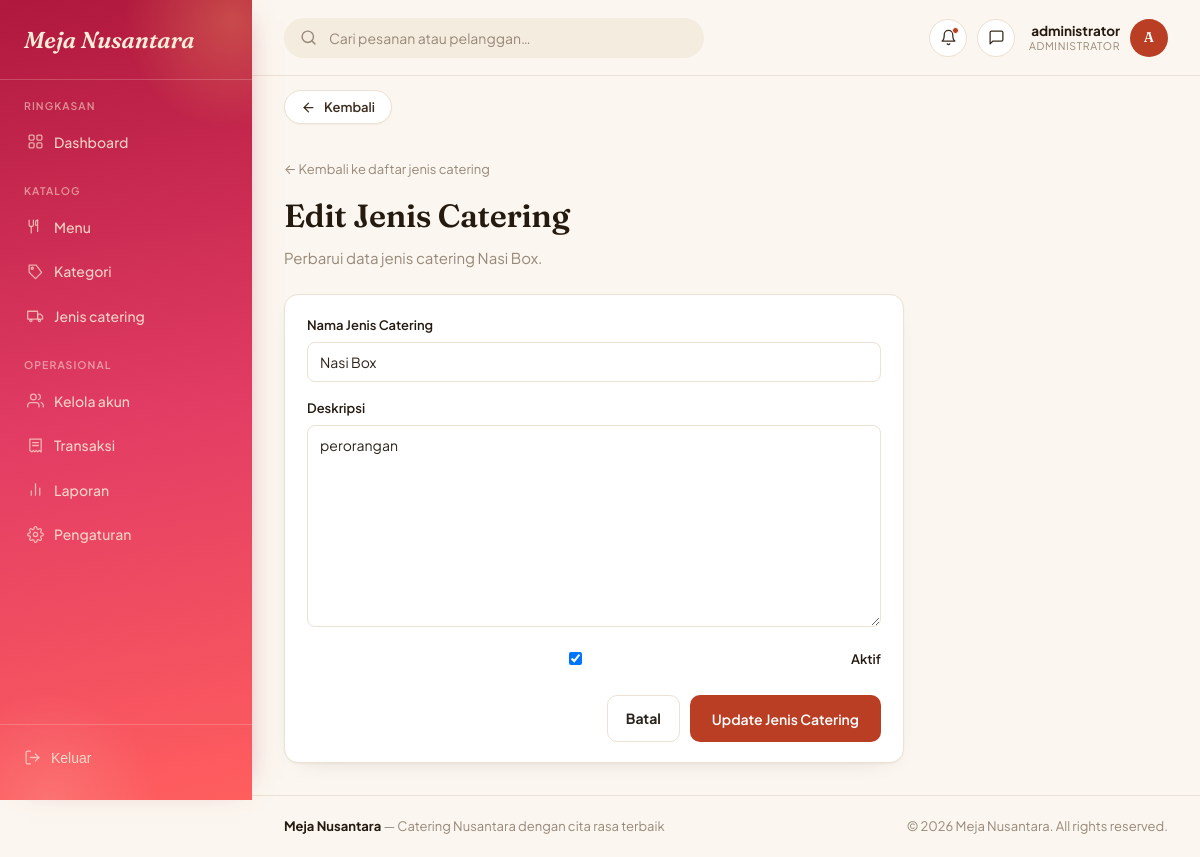
/admin-panel/jenis-catering/3/edit/ (signed in), run on an earlier commit of the app's database.
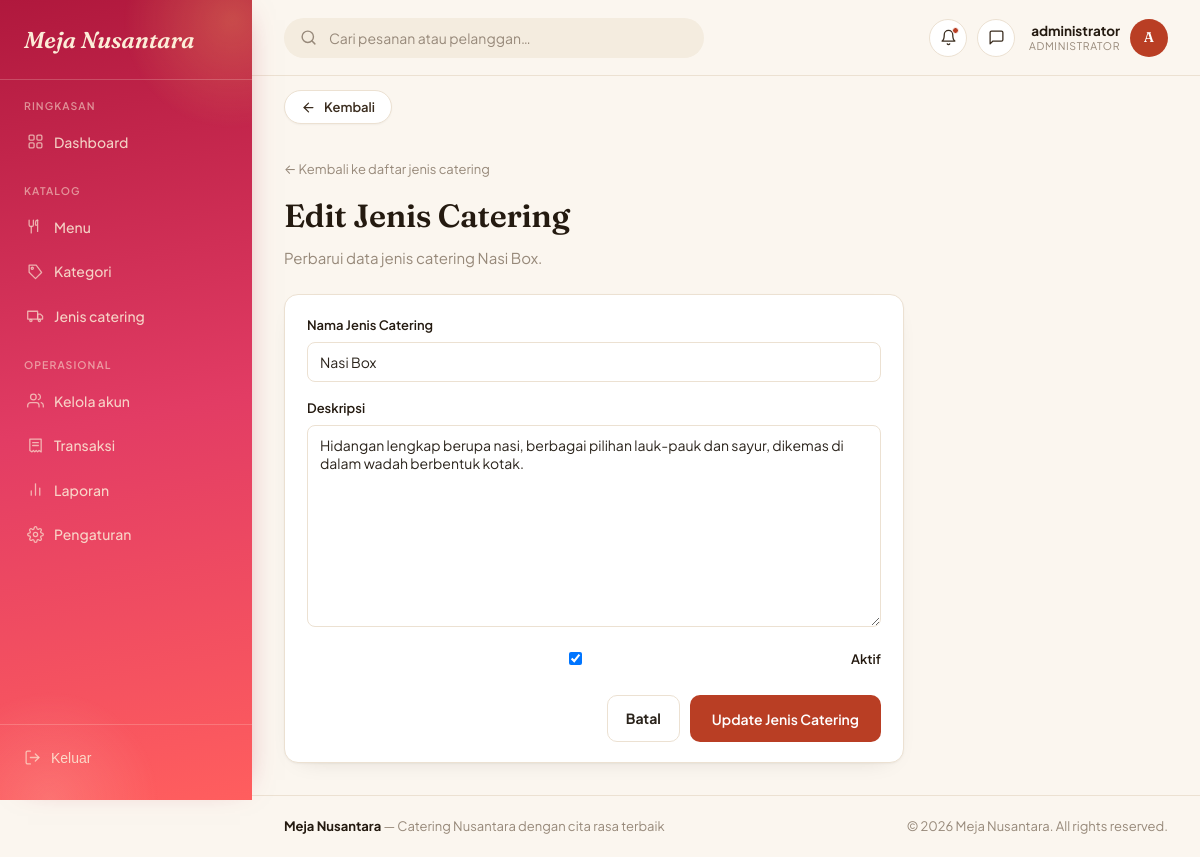
And on a later commit of the database.
### administrator/models.py (models this page shows, shortened)
class JenisCatering(models.Model):
    nama = models.CharField(max_length=100, unique=True)
    deskripsi = models.TextField(blank=True)
    is_active = models.BooleanField(default=True)
    class Meta:
        verbose_name_plural = "Jenis Catering"

### administrator/views.py (the view)
# urls.py: path('jenis-catering/<int:pk>/edit/', views.jenis_catering_form, name='jenis_catering_edit'),
@role_required('administrator')
def jenis_catering_form(request, pk=None):
    instance = get_object_or_404(JenisCatering, pk=pk) if pk else None
    if request.method == 'POST':
        form = JenisCateringForm(request.POST, instance=instance)
        if form.is_valid():
            form.save()
            messages.success(request, 'Jenis catering berhasil disimpan.')
            return redirect('administrator:jenis_catering_list')
    else:
        form = JenisCateringForm(instance=instance)
    return render(request, 'administrator/jenis_catering_form.html', {'form': form})

### administrator/forms.py
class JenisCateringForm(forms.ModelForm):
    class Meta:
        model = JenisCatering
        fields = ['nama', 'deskripsi', 'is_active']

### templates/administrator/jenis_catering_form.html (shortened to what this page needs)
{% extends 'base.html' %}
{% load static %}
{% block topbar_role %}Administrator{% endblock %}
{% block content %}
<div style="max-width: 620px;">
  <a href="{% url 'administrator:jenis_catering_list' %}" style="font-size: 13px; color: var(--text-muted);">&larr; Kembali ke daftar jenis catering</a>
  <h1 style="margin-top: 10px;">{% if form.instance.pk %}Edit Jenis Catering{% else %}Tambah Jenis Catering{% endif %}</h1>
  <p style="color: var(--text-muted); margin-top: -8px; margin-bottom: 24px;">
    {% if form.instance.pk %}Perbarui data jenis catering {{ form.instance.nama }}.{% else %}Lengkapi informasi jenis layanan catering.{% endif %}
  </p>
  <form method="POST" class="ticket" novalidate>
    <div class="ticket-body">
      <div class="field">
        <label for="{{ form.nama.id_for_label }}">Nama Jenis Catering</label>
        {{ form.nama }}
      </div>
      <div class="field">
        <label for="{{ form.deskripsi.id_for_label }}">Deskripsi</label>
        {{ form.deskripsi }}
      </div>
      <div class="field" style="display:flex; align-items:center; gap: 8px;">
        {{ form.is_active }}
        <label for="{{ form.is_active.id_for_label }}" style="margin:0;">Aktif</label>
      </div>
      <div style="display:flex; justify-content:flex-end; gap: 10px; margin-top: 26px;">
        <a href="{% url 'administrator:jenis_catering_list' %}" class="btn btn-ghost">Batal</a>
        <button type="submit" class="btn btn-primary">
          {% if form.instance.pk %}Update Jenis Catering{% else %}Simpan Jenis Catering{% endif %}
        </button>
      </div>
    </div>
  </form>
</div>
{% endblock %}

What changed in the data, as far as the page shows it:
changed JenisCatering "Nasi Box": deskripsi "perorangan" → "Hidangan lengkap berupa nasi, berbagai pilihan lauk-pauk dan sayur, dikemas di dalam wadah berbentuk kotak."
